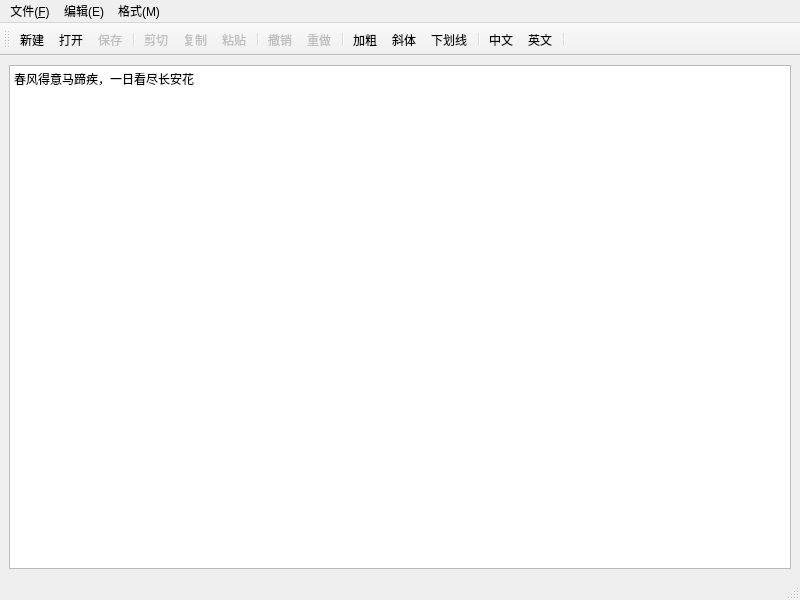
<?xml version="1.0" encoding="UTF-8"?>
<ui version="4.0">
 <class>MainWindow</class>
 <widget class="QMainWindow" name="MainWindow">
  <property name="geometry">
   <rect>
    <x>0</x>
    <y>0</y>
    <width>800</width>
    <height>600</height>
   </rect>
  </property>
  <property name="windowTitle">
   <string>MainWindow</string>
  </property>
  <widget class="QWidget" name="centralwidget">
   <layout class="QHBoxLayout" name="horizontalLayout">
    <item>
     <widget class="QTextEdit" name="textEdit">
      <property name="html">
       <string>&lt;!DOCTYPE HTML PUBLIC &quot;-//W3C//DTD HTML 4.0//EN&quot; &quot;http://www.w3.org/TR/REC-html40/strict.dtd&quot;&gt;
&lt;html&gt;&lt;head&gt;&lt;meta name=&quot;qrichtext&quot; content=&quot;1&quot; /&gt;&lt;meta charset=&quot;utf-8&quot; /&gt;&lt;style type=&quot;text/css&quot;&gt;
p, li { white-space: pre-wrap; }
hr { height: 1px; border-width: 0; }
li.unchecked::marker { content: &quot;\2610&quot;; }
li.checked::marker { content: &quot;\2612&quot;; }
&lt;/style&gt;&lt;/head&gt;&lt;body style=&quot; font-family:'Microsoft YaHei UI'; font-size:9pt; font-weight:400; font-style:normal;&quot;&gt;
&lt;p style=&quot; margin-top:0px; margin-bottom:0px; margin-left:0px; margin-right:0px; -qt-block-indent:0; text-indent:0px;&quot;&gt;春风得意马蹄疾，一日看尽长安花&lt;/p&gt;&lt;/body&gt;&lt;/html&gt;</string>
      </property>
     </widget>
    </item>
   </layout>
  </widget>
  <widget class="QMenuBar" name="menubar">
   <property name="geometry">
    <rect>
     <x>0</x>
     <y>0</y>
     <width>800</width>
     <height>21</height>
    </rect>
   </property>
   <widget class="QMenu" name="menu_F">
    <property name="title">
     <string>文件(&amp;F)</string>
    </property>
    <addaction name="actFile_New"/>
    <addaction name="actFile_Open"/>
    <addaction name="actFile_Save"/>
   </widget>
   <widget class="QMenu" name="menu_E">
    <property name="title">
     <string>编辑(E)</string>
    </property>
    <addaction name="actEdit_Cut"/>
    <addaction name="actEdit_Copy"/>
    <addaction name="actEdit_Paste"/>
    <addaction name="separator"/>
    <addaction name="actEdit_Undo"/>
    <addaction name="actEdit_Redo"/>
   </widget>
   <widget class="QMenu" name="menu_M">
    <property name="title">
     <string>格式(M)</string>
    </property>
    <addaction name="actFont_Bold"/>
    <addaction name="actFont_Italic"/>
    <addaction name="actFont_UnderLine"/>
    <addaction name="separator"/>
    <addaction name="actLang_CN"/>
    <addaction name="actLang_EN"/>
   </widget>
   <addaction name="menu_F"/>
   <addaction name="menu_E"/>
   <addaction name="menu_M"/>
  </widget>
  <widget class="QStatusBar" name="statusbar"/>
  <widget class="QToolBar" name="toolBar">
   <property name="windowTitle">
    <string>toolBar</string>
   </property>
   <property name="toolButtonStyle">
    <enum>Qt::ToolButtonTextUnderIcon</enum>
   </property>
   <attribute name="toolBarArea">
    <enum>TopToolBarArea</enum>
   </attribute>
   <attribute name="toolBarBreak">
    <bool>false</bool>
   </attribute>
   <addaction name="actFile_New"/>
   <addaction name="actFile_Open"/>
   <addaction name="actFile_Save"/>
   <addaction name="separator"/>
   <addaction name="actEdit_Cut"/>
   <addaction name="actEdit_Copy"/>
   <addaction name="actEdit_Paste"/>
   <addaction name="separator"/>
   <addaction name="actEdit_Undo"/>
   <addaction name="actEdit_Redo"/>
   <addaction name="separator"/>
   <addaction name="actFont_Bold"/>
   <addaction name="actFont_Italic"/>
   <addaction name="actFont_UnderLine"/>
   <addaction name="separator"/>
   <addaction name="actLang_CN"/>
   <addaction name="actLang_EN"/>
   <addaction name="separator"/>
  </widget>
  <action name="actFile_New">
   <property name="icon">
    <iconset resource="res.qrc">
     <normaloff>:/icons/icons/new1.bmp</normaloff>:/icons/icons/new1.bmp</iconset>
   </property>
   <property name="text">
    <string>新建</string>
   </property>
   <property name="toolTip">
    <string>新建文件</string>
   </property>
   <property name="shortcut">
    <string>Ctrl+N</string>
   </property>
  </action>
  <action name="actFile_Open">
   <property name="icon">
    <iconset resource="res.qrc">
     <normaloff>:/icons/icons/open3.bmp</normaloff>:/icons/icons/open3.bmp</iconset>
   </property>
   <property name="text">
    <string>打开</string>
   </property>
   <property name="shortcut">
    <string>Ctrl+O</string>
   </property>
  </action>
  <action name="actFile_Save">
   <property name="enabled">
    <bool>false</bool>
   </property>
   <property name="icon">
    <iconset resource="res.qrc">
     <normaloff>:/icons/icons/save1.bmp</normaloff>:/icons/icons/save1.bmp</iconset>
   </property>
   <property name="text">
    <string>保存</string>
   </property>
   <property name="shortcut">
    <string>Ctrl+S</string>
   </property>
  </action>
  <action name="actEdit_Cut">
   <property name="enabled">
    <bool>false</bool>
   </property>
   <property name="icon">
    <iconset resource="res.qrc">
     <normaloff>:/icons/icons/cut.bmp</normaloff>:/icons/icons/cut.bmp</iconset>
   </property>
   <property name="text">
    <string>剪切</string>
   </property>
   <property name="shortcut">
    <string>Ctrl+X</string>
   </property>
  </action>
  <action name="actEdit_Copy">
   <property name="enabled">
    <bool>false</bool>
   </property>
   <property name="icon">
    <iconset resource="res.qrc">
     <normaloff>:/icons/icons/copy.bmp</normaloff>:/icons/icons/copy.bmp</iconset>
   </property>
   <property name="text">
    <string>复制</string>
   </property>
   <property name="shortcut">
    <string>Ctrl+C</string>
   </property>
  </action>
  <action name="actEdit_Paste">
   <property name="enabled">
    <bool>false</bool>
   </property>
   <property name="icon">
    <iconset resource="res.qrc">
     <normaloff>:/icons/icons/paste.bmp</normaloff>:/icons/icons/paste.bmp</iconset>
   </property>
   <property name="text">
    <string>粘贴</string>
   </property>
   <property name="shortcut">
    <string>Ctrl+V</string>
   </property>
  </action>
  <action name="actEdit_Undo">
   <property name="enabled">
    <bool>false</bool>
   </property>
   <property name="icon">
    <iconset resource="res.qrc">
     <normaloff>:/icons/icons/undo.bmp</normaloff>:/icons/icons/undo.bmp</iconset>
   </property>
   <property name="text">
    <string>撤销</string>
   </property>
   <property name="shortcut">
    <string>Ctrl+Z</string>
   </property>
  </action>
  <action name="actEdit_Redo">
   <property name="enabled">
    <bool>false</bool>
   </property>
   <property name="icon">
    <iconset resource="res.qrc">
     <normaloff>:/icons/icons/redo.bmp</normaloff>:/icons/icons/redo.bmp</iconset>
   </property>
   <property name="text">
    <string>重做</string>
   </property>
   <property name="shortcut">
    <string>Ctrl+Y</string>
   </property>
  </action>
  <action name="actFont_Bold">
   <property name="checkable">
    <bool>true</bool>
   </property>
   <property name="icon">
    <iconset resource="res.qrc">
     <normaloff>:/icons/icons/BLD.BMP</normaloff>:/icons/icons/BLD.BMP</iconset>
   </property>
   <property name="text">
    <string>加粗</string>
   </property>
  </action>
  <action name="actFont_Italic">
   <property name="checkable">
    <bool>true</bool>
   </property>
   <property name="icon">
    <iconset resource="res.qrc">
     <normaloff>:/icons/icons/ITL.BMP</normaloff>:/icons/icons/ITL.BMP</iconset>
   </property>
   <property name="text">
    <string>斜体</string>
   </property>
  </action>
  <action name="actFont_UnderLine">
   <property name="checkable">
    <bool>true</bool>
   </property>
   <property name="icon">
    <iconset resource="res.qrc">
     <normaloff>:/icons/icons/318.bmp</normaloff>:/icons/icons/318.bmp</iconset>
   </property>
   <property name="text">
    <string>下划线</string>
   </property>
  </action>
  <action name="actLang_CN">
   <property name="checkable">
    <bool>true</bool>
   </property>
   <property name="icon">
    <iconset resource="res.qrc">
     <normaloff>:/icons/icons/101.bmp</normaloff>:/icons/icons/101.bmp</iconset>
   </property>
   <property name="text">
    <string>中文</string>
   </property>
   <property name="toolTip">
    <string>切换成中文语言</string>
   </property>
  </action>
  <action name="actLang_EN">
   <property name="checkable">
    <bool>true</bool>
   </property>
   <property name="icon">
    <iconset resource="res.qrc">
     <normaloff>:/icons/icons/102.bmp</normaloff>:/icons/icons/102.bmp</iconset>
   </property>
   <property name="text">
    <string>英文</string>
   </property>
   <property name="toolTip">
    <string>切换成英文语言</string>
   </property>
  </action>
  <action name="actClose">
   <property name="icon">
    <iconset resource="res.qrc">
     <normaloff>:/icons/icons/324.bmp</normaloff>:/icons/icons/324.bmp</iconset>
   </property>
   <property name="text">
    <string>关闭</string>
   </property>
   <property name="toolTip">
    <string>关闭本窗口</string>
   </property>
  </action>
 </widget>
 <resources>
  <include location="res.qrc"/>
 </resources>
 <connections>
  <connection>
   <sender>actEdit_Cut</sender>
   <signal>triggered()</signal>
   <receiver>textEdit</receiver>
   <slot>cut()</slot>
   <hints>
    <hint type="sourcelabel">
     <x>-1</x>
     <y>-1</y>
    </hint>
    <hint type="destinationlabel">
     <x>399</x>
     <y>328</y>
    </hint>
   </hints>
  </connection>
  <connection>
   <sender>actEdit_Copy</sender>
   <signal>triggered()</signal>
   <receiver>textEdit</receiver>
   <slot>paste()</slot>
   <hints>
    <hint type="sourcelabel">
     <x>-1</x>
     <y>-1</y>
    </hint>
    <hint type="destinationlabel">
     <x>399</x>
     <y>328</y>
    </hint>
   </hints>
  </connection>
  <connection>
   <sender>actEdit_Copy</sender>
   <signal>triggered()</signal>
   <receiver>textEdit</receiver>
   <slot>copy()</slot>
   <hints>
    <hint type="sourcelabel">
     <x>-1</x>
     <y>-1</y>
    </hint>
    <hint type="destinationlabel">
     <x>399</x>
     <y>328</y>
    </hint>
   </hints>
  </connection>
  <connection>
   <sender>actEdit_Undo</sender>
   <signal>triggered()</signal>
   <receiver>textEdit</receiver>
   <slot>undo()</slot>
   <hints>
    <hint type="sourcelabel">
     <x>-1</x>
     <y>-1</y>
    </hint>
    <hint type="destinationlabel">
     <x>399</x>
     <y>328</y>
    </hint>
   </hints>
  </connection>
  <connection>
   <sender>actEdit_Redo</sender>
   <signal>triggered()</signal>
   <receiver>textEdit</receiver>
   <slot>redo()</slot>
   <hints>
    <hint type="sourcelabel">
     <x>-1</x>
     <y>-1</y>
    </hint>
    <hint type="destinationlabel">
     <x>399</x>
     <y>328</y>
    </hint>
   </hints>
  </connection>
  <connection>
   <sender>actClose</sender>
   <signal>triggered()</signal>
   <receiver>MainWindow</receiver>
   <slot>close()</slot>
   <hints>
    <hint type="sourcelabel">
     <x>-1</x>
     <y>-1</y>
    </hint>
    <hint type="destinationlabel">
     <x>399</x>
     <y>299</y>
    </hint>
   </hints>
  </connection>
  <connection>
   <sender>textEdit</sender>
   <signal>undoAvailable(bool)</signal>
   <receiver>actEdit_Undo</receiver>
   <slot>setEnabled(bool)</slot>
   <hints>
    <hint type="sourcelabel">
     <x>399</x>
     <y>328</y>
    </hint>
    <hint type="destinationlabel">
     <x>-1</x>
     <y>-1</y>
    </hint>
   </hints>
  </connection>
  <connection>
   <sender>textEdit</sender>
   <signal>redoAvailable(bool)</signal>
   <receiver>actEdit_Redo</receiver>
   <slot>setEnabled(bool)</slot>
   <hints>
    <hint type="sourcelabel">
     <x>399</x>
     <y>328</y>
    </hint>
    <hint type="destinationlabel">
     <x>-1</x>
     <y>-1</y>
    </hint>
   </hints>
  </connection>
 </connections>
</ui>
